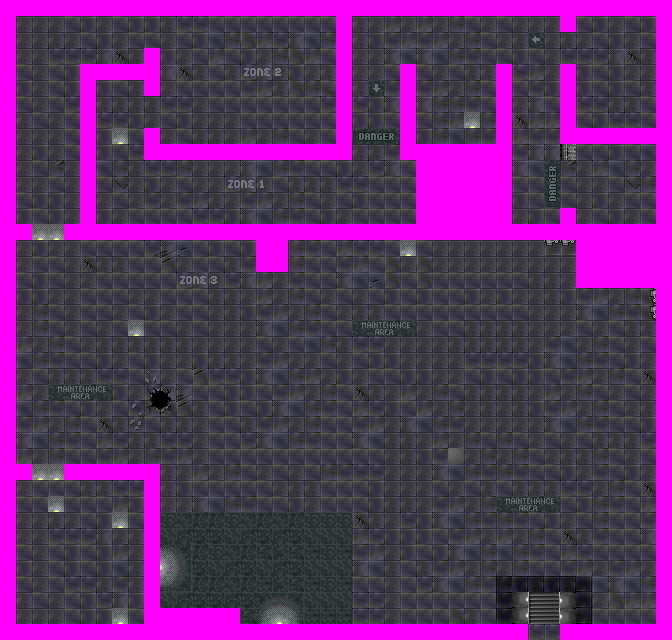

The image is a tile-based game level rendered from a .tmx file. Its description and source (layers, tilesets, objects; grid data summarised) follow:
An orthogonal 42x40 tile map with 16x16 px tiles, 2 tile layers (background, walls), 2 tilesets and 43 objects (7x vertical, 5x waiting1, 5x running, 3x horizontal, 3x ammo, ...).

<map version="1.4" tiledversion="1.4.3" orientation="orthogonal" renderorder="right-down" width="42" height="40" tilewidth="16" tileheight="16" infinite="0" nextlayerid="5" nextobjectid="60">
 <tileset firstgid="1" name="tileset" tilewidth="16" tileheight="16" tilecount="500" columns="20">
  <image source="tilesets/tileset01.png" width="320" height="400" />
 </tileset>
 <tileset firstgid="501" name="tileset2" tilewidth="16" tileheight="16" tilecount="500" columns="20">
  <image source="tilesets/tileset02.png" width="320" height="400" />
 </tileset>
 <layer id="1" name="background" width="42" height="40">
  <data>[1680 cells, 1680 non-empty, 77 distinct tile ids]</data>
 </layer>
 <layer id="2" name="walls" width="42" height="40">
  <data>[1680 cells, 327 non-empty, 2 distinct tile ids]</data>
 </layer>
 <objectgroup id="3" name="actors">
  <object id="2" name="alien" type="waiting1" x="192" y="32" width="32" height="32" />
  <object id="3" name="front ndoor" type="vertical" x="560" y="32" width="16" height="32" />
  <object id="4" name="back ndoor" type="horizontal" x="32" y="224" width="32" height="16" />
  <object id="5" name="computer" type="computer" x="576" y="240" width="80" height="48" />
  <object id="6" name="alien" type="waiting1" x="288" y="32" width="32" height="32" />
  <object id="8" name="engine" type="running" x="400" y="160" width="96" height="64" />
  <object id="9" name="alien" type="waiting1" x="288" y="96" width="32" height="32" />
  <object id="13" name="ammo" x="373" y="136" width="16" height="16" />
  <object id="14" name="ammo" x="48" y="64" width="16" height="16" />
  <object id="15" name="energy" x="32" y="160" width="16" height="16" />
  <object id="16" name="locked door" type="horizontal" x="33" y="464" width="32" height="16" />
  <object id="17" name="alien mother" type="waiting2" x="530" y="371" width="78" height="127" />
  <object id="18" name="alien" type="running" x="239" y="460" width="32" height="32" />
  <object id="19" name="energy" x="478" y="394" width="16" height="16" />
  <object id="25" name="alien" type="running" x="307" y="534" width="32" height="32" />
  <object id="26" name="ellen" type="ripley" x="602" y="35" width="32" height="32" />
  <object id="24" name="teleport2" type="teleport" x="592" y="160" width="48" height="48" />
  <object id="23" name="teleport1" type="teleport" x="32" y="560" width="48" height="48" />
  <object id="31" name="danger ndoor" type="vertical" x="144" y="96" width="16" height="32" />
  <object id="32" name="ndoor" type="vertical" x="144" y="16" width="16" height="32" />
  <object id="33" name="laser" type="vertical" x="560" y="160" width="16" height="48" />
  <object id="34" name="electricity" type="vertical" x="496" y="16" width="16" height="48" />
  <object id="35" name="electricity" type="vertical" x="400" y="16" width="16" height="48" />
  <object id="37" name="electricity" type="vertical" x="80" y="16" width="16" height="48" />
  <object id="38" name="alien" type="waiting1" x="192" y="96" width="32" height="32" />
  <object id="39" name="GreenButton" type="Button" x="464" y="112" width="16" height="16" />
  <object id="41" name="stone" type="stone" x="113" y="130" width="16" height="16" />
  <object id="42" name="alien" type="waiting1" x="238" y="84" width="32" height="32" />
  <object id="43" name="code key" type="074156" x="48" y="496" width="16" height="16" />
  <object id="44" name="ammo" x="452" y="449" width="16" height="16" />
  <object id="45" name="code key" type="075463" x="112" y="512" width="16" height="16" />
  <object id="46" name="code key" type="048657" x="112" y="609" width="16" height="16" />
  <object id="47" name="exit door" type="horizontal" x="528" y="624" width="32" height="16" />
  <object id="48" name="invisible" x="128" y="319" width="16" height="16" />
  <object id="49" name="alien" type="running" x="352" y="309" width="32" height="32" />
  <object id="50" name="locker2" type="hammer" x="192" y="608" width="16" height="16" />
  <object id="51" name="locker1" type="access" x="160" y="608" width="16" height="16" />
  <object id="52" name="locker3" type="hammer" x="224" y="608" width="16" height="16" />
  <object id="53" name="lurker alien" type="running" x="452" y="530" width="32" height="32" />
  <object id="54" name="messenger" x="605" y="103" width="1" height="1" />
  <object id="55" name="energy" x="103" y="543" width="16" height="16" />
  <object id="56" name="decorated card" type="card" x="399" y="241" width="16" height="16" />
  <object id="57" name="ventilator" type="damaged" x="256" y="240" width="32" height="32" />
 </objectgroup>
</map>
